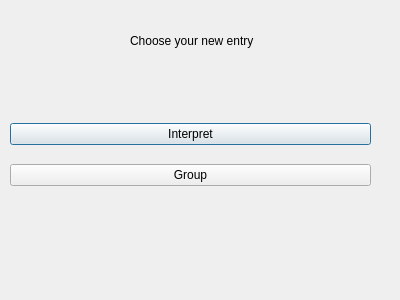
<?xml version="1.0" encoding="UTF-8"?>
<ui version="4.0">
 <class>Dialog</class>
 <widget class="QDialog" name="Dialog">
  <property name="geometry">
   <rect>
    <x>0</x>
    <y>0</y>
    <width>400</width>
    <height>300</height>
   </rect>
  </property>
  <property name="windowTitle">
   <string>Dialog</string>
  </property>
  <widget class="QWidget" name="gridLayoutWidget">
   <property name="geometry">
    <rect>
     <x>10</x>
     <y>110</y>
     <width>361</width>
     <height>91</height>
    </rect>
   </property>
   <layout class="QGridLayout" name="gridLayout">
    <item row="1" column="0">
     <widget class="QPushButton" name="Interpret">
      <property name="text">
       <string>Interpret</string>
      </property>
     </widget>
    </item>
    <item row="2" column="0">
     <widget class="QPushButton" name="pushButton_2">
      <property name="text">
       <string>Group</string>
      </property>
     </widget>
    </item>
   </layout>
  </widget>
  <widget class="QLabel" name="label">
   <property name="geometry">
    <rect>
     <x>130</x>
     <y>30</y>
     <width>141</width>
     <height>21</height>
    </rect>
   </property>
   <property name="text">
    <string>Choose your new entry</string>
   </property>
  </widget>
 </widget>
 <resources/>
 <connections/>
</ui>
